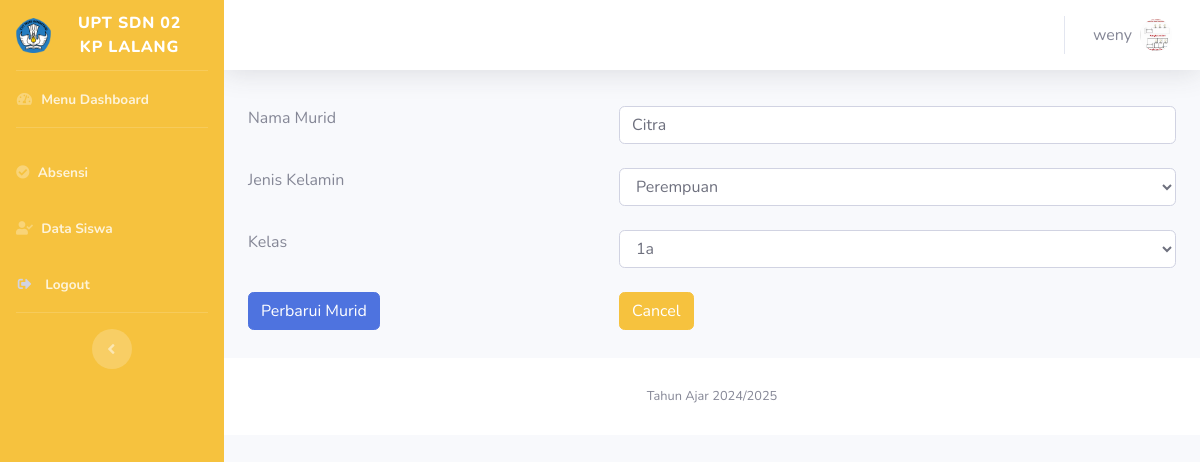
The page /editsiswa.php?edittabel=18 (signed in) on the database its author committed.
### tables this page shows
CREATE TABLE `siswa` (
  `ID` int(15) NOT NULL,
  `NAMA` varchar(50) NOT NULL,
  `JK` varchar(50) NOT NULL DEFAULT '',
  `KELAS` varchar(50) DEFAULT NULL
);

### editsiswa.php (the view, shortened to what this page needs)
<?php
include "koneksi.php";
$NAME = $_SESSION["NAME"];
$FOTO = $_SESSION["FOTO"];
if (isset($_GET['edittabel'])) {
    $edit_id = $_GET['edittabel'];
    $query_edit = "SELECT * FROM siswa WHERE ID = ?";
    $stmt_edit = mysqli_prepare($koneksi, $query_edit);
    mysqli_stmt_bind_param($stmt_edit, "i", $edit_id);
    mysqli_stmt_execute($stmt_edit);
    $result_edit = mysqli_stmt_get_result($stmt_edit);
    $edit_data = mysqli_fetch_assoc($result_edit);
    if ($edit_data) {
        $name = $edit_data['NAMA'];
        $jk = $edit_data['JK'];
        $kelas = $edit_data['KELAS'];
    } else {
        echo "<script>alert('Data tidak ditemukan!');</script>";
    }
}
?>
<!DOCTYPE html>
<html lang="en">
<head>
    <link href="vendor/fontawesome-free/css/all.min.css" rel="stylesheet" type="text/css">
    <link href="css/sb-admin-2.min.css" rel="stylesheet">
    <link href="vendor/datatables/dataTables.bootstrap4.min.css" rel="stylesheet">
</head>
<body id="page-top">
    <div id="wrapper">
        <ul class="navbar-nav bg-warning sidebar sidebar-dark accordion" id="accordionSidebar">
            <a class="sidebar-brand d-flex align-items-center justify-content-center" href="dashboard.php">
                <div class="sidebar-brand-icon">
                    <img src="img/logo.png" width="35">
                </div>
                <div class="sidebar-brand-text mx-3">UPT SDN 02 KP LALANG</div>
            </a>
            <hr class="sidebar-divider my-0">
            <li class="nav-item">
                <a class="nav-link" href="index.php">
                    <i class="fas fa-fw fa-tachometer-alt"></i>
                    <span class="font-weight-bold">Menu Dashboard</span></a>
            </li>
            <hr class="sidebar-divider">
            <li class="nav-item">
                <a class="nav-link" href="absen.php">
                    <i class="fas fa-check-circle"></i>
                    <span class="font-weight-bold">Absensi</span></a>
            </li>
            <li class="nav-item">
                <a class="nav-link" href="lihatsiswa.php">
                    <i class="fas fa-fw fa-user-check"></i>
                    <span class="font-weight-bold">Data Siswa</span></a>
            </li>
            <li class="nav-item">
                <a class="nav-link" href="#" data-toggle="modal" data-target="#logoutModal">
                    <i class="fas fa-sign-out-alt fa-sm fa-fw mr-2 text-gray-400"></i>
                    <span class="font-weight-bold">Logout</span>
                </a>
            </li>
            <hr class="sidebar-divider d-none d-md-block">
            <div class="text-center d-none d-md-inline">
                <button class="rounded-circle border-0" id="sidebarToggle"></button>
            </div>
        </ul>
        <div id="content-wrapper" class="d-flex flex-column">
            <div id="content">
                <nav class="navbar navbar-expand navbar-light bg-white topbar mb-4 static-top shadow">
                    <ul class="navbar-nav ml-auto">
                        <li class="nav-item dropdown no-arrow">
                            <a class="nav-link dropdown-toggle" href="#" id="userDropdown" role="button" data-toggle="dropdown" aria-haspopup="true" aria-expanded="false">
                                <span class="mr-2 text-gray-600"><?= $NAME; ?></span>
                                <img class="img-profile rounded-circle" src="uploads/<?= $FOTO; ?>">
                            </a>
                        </li>
                    </ul>
                </nav>
                <div class="container-fluid">
                    <div class="row">
                        <div class="table-responsive table--no-card m-b-30">
                            <?php if (isset($_GET['edittabel'])) { ?>
                                <form action="" method="post">
                                    <div class="form-group">
                                        <table class="table table-borderless">
                                            <tbody>
                                                <tr>
                                                    <td>Nama Murid</td>
                                                    <td><input type="text" class="form-control" name="name" autocomplete="off" value="<?= $name; ?>"></td>
                                                </tr>
                                                <tr>
                                                    <td>Jenis Kelamin</td>
                                                    <td>
                                                        <select class="form-control" name="jk">
                                                            <option value="Perempuan" <?= $jk == 'Perempuan' ? 'selected' : ''; ?>>Perempuan</option>
                                                        </select>
                                                    </td>
                                                </tr>
                                                <tr>
                                                    <td>Kelas</td>
                                                    <td>
                                                        <select class="form-control" name="kelas">
                                                            <option value="1a" <?= $kelas == '1a' ? 'selected' : ''; ?>>1a</option>
                                                        </select>
                                                    </td>
                                                </tr>
                                                <tr>
                                                    <td><button type="submit" name="update" class="btn btn-primary">Perbarui Murid</button></td>
                                                    <td>
                                                        <a href="lihatsiswa.php" class="btn btn-warning">
                                                            Cancel
                                                        </a>
                                                    </td>
                                                </tr>
                                            </tbody>
                                        </table>
                                    </div>
                                </form>
                            <?php } ?>
                        </div>
                    </div>
                </div>
                <footer class="sticky-footer bg-white">
                    <div class="container my-auto">
                        <div class="copyright text-center my-auto">
                            <span>Tahun Ajar 2024/2025</span>
                        </div>
                    </div>
                </footer>
            </div>
        </div>
</body>
</html>

### rows shown on the page
siswa: name "Citra", jk "Perempuan", kelas "1a"

### other values the page prints
$NAME "weny"
